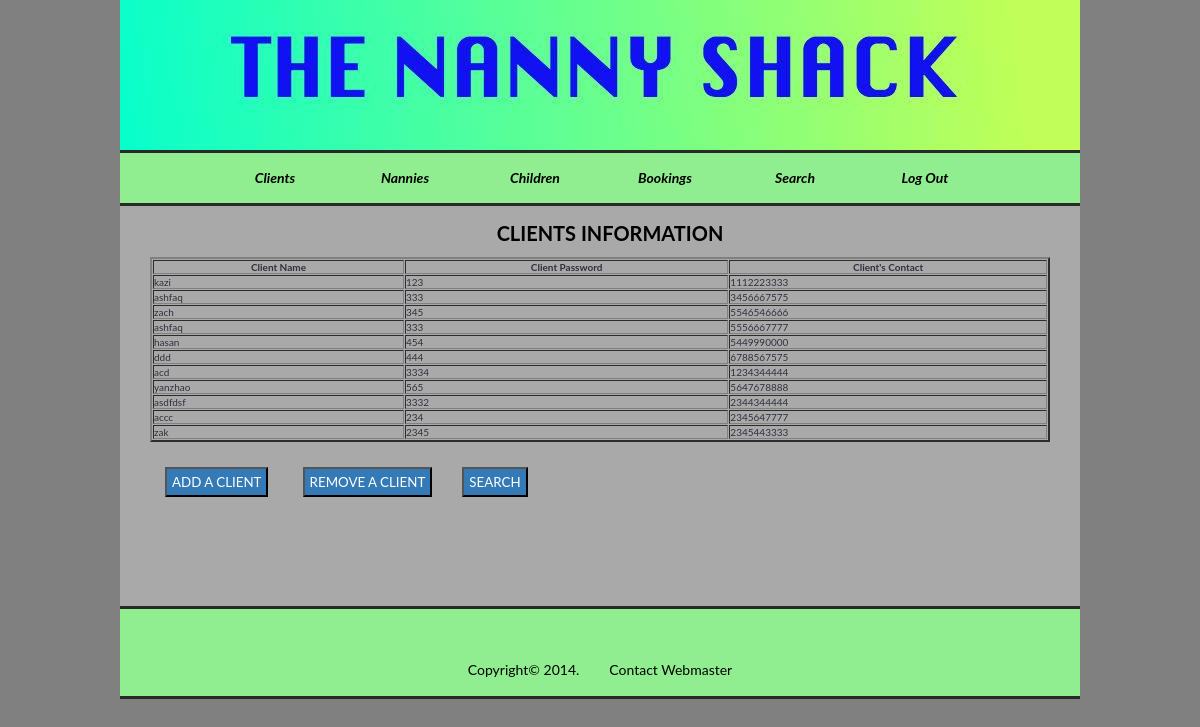
Page /TheNannyShack/clients.php on the committed database.
### tables this page shows
CREATE TABLE `username` (
  `ID` int(9) NOT NULL,
  `userName` varchar(40) NOT NULL,
  `password` varchar(40) NOT NULL,
  `contact` varchar(40) NOT NULL
);

### TheNannyShack/clients.php (the view, shortened to what this page needs)
<?php
$con = mysqli_connect("localhost", "root");
mysqli_select_db($con,"nanny_shack");
$sql = "SELECT * FROM username";
$result = mysqli_query($con,$sql);
?>
<!doctype html>
<html>
<head>
<link href="css/reset.css" rel="stylesheet" type="text/css">
<link href="css/styleGuide.css" rel="stylesheet" type="text/css">
</head>
<body>
<div id="container">
<div id="banner"></div>
<div class="navBar-wrap">
  <div class ="navBar">
    <ul>
      <li> <a href="clients.php" >Clients</a> </li>
      <li> <a href="nannies.php" >Nannies</a>
      </li>
      <li> <a href="childData.php" >Children</a> </li>
		 <li> <a href="seebookings.php" >Bookings</a> </li>
     <li> <a href="#" >Search</a>
			</li>
			<li> <a href="logout.php" >Log Out</a>
			</li>
    </ul>
  </div>
</div>
<div id="content">
  <h1 class="headingBrown">CLIENTS INFORMATION</h1><br>
 <table width = "900" border = "2" cellpadding = "1" cellspacing = "1" id = "clients">
 <tr>
 <th>Client Name</th>
  <th>Client Password</th>
    <th>Client's Contact</th>
  </tr>
  <?php
  while($client = mysqli_fetch_assoc($result)){
  echo  "<tr>";
  echo "<td>".$client['userName']."</td>";
  echo "<td>".$client['password']."</td>";
  echo "<td>".$client['contact']."</td>";
  echo  "</tr>";
  }
  ?>
  </table>
<p><a href="addAClient.php" ><button name="insert" id="button">ADD A CLIENT </button> </a>
<a href="deleteAClient.php"><button name="delete" id="button">REMOVE A CLIENT </button>
<a href="search.php" ><button name="search" id="button">SEARCH</button> </p>
</div>
<div id="footer">
  <p> Copyright&copy; 2014. <br>
  <a href="mailto:kazia1@educbe.ab.ca" class="a">Contact Webmaster</a> </p></div>
  </div>
</body>
</html>

### TheNannyShack/css/styleGuide.css (style rules this page uses)
body { background-color: grey; overflow:none; }
#container { width: 960px; margin-left: auto; margin-right: auto; font-family: Arial, Helvetica, sans-serif; font-size: 10px; background-color: darkgrey; }
#banner { background-image:url("../images/banner.jpg"); width: 960px; height: 150px; }
#button { margin-top: 10px; margin-bottom: 10px; color: #fff; background: #337ab6; padding : 5px; }
.navBar-wrap { height: 50px; border-top-style: solid; //border-top-height: 6px; border-top-color: #292929; background: lightgreen; text-align: center; }
.navBar { text-align: center; padding-left: 90px; width: 960px; }
.navBar li { color:#000000; list-style: none; font-family: Segoe, "Segoe UI", "DejaVu Sans", "Trebuchet MS", Verdana, sans-serif; }
.navBar li a { transition: all linear 0.15s; }
.navBar > ul > li { float: left; display: inline-block; position: relative; font-size: 18px; color: #000000; }
.navBar > ul > li > a { width: 100px; line-height: 20px; text-align: center; color: #000000; font-style: Italic; }
#content { width: 920px; padding-left: 30px; padding-right: 10px; border-top-style: solid; border-top-color: #292929; padding-top: 15px; padding-bottom: 20px; }
p { font-family: Arial, Helvetica, sans-serif; font-size: 16px; color:#000000; }
.headingBrown { color: #000000; text-align: center; }
#footer { background: lightgreen; width: 960px; border-bottom-style: solid; border-bottom-color: #292929; border-top: 3px; border-top-style: solid; border-top-color: #292929; text-align: center; padding-top: 5px; padding-bottom: 3px; font-size: 10px; margin-left: auto; margin-right: auto; color: #000000; }
a:link { font-family: Arial, Helvetica, sans-serif; font-size: 14px; color: #000000; }
#footer a:link { font-family: Arial, Helvetica, sans-serif; font-size: 14px; color: #000000; }
ul { font-style:normal; }
li { font-style: normal; font-size: 16px; font-family: Arial, Helvetica, sans-serif; color: #FFFFFF; font-weight: bold; text-decoration: blink; }
.a:link { font-size: 14px; color: #FFF1D3; }
div a { text-decoration: none; color: white; font-size: 20px; padding: 15px; display:inline-block; }
ul { display: inline; margin: 0; padding: 0; }
ul li { display: inline-block; }
* { font-family: 'Lato', Arial, Helvetica, sans-serif !important; color:#2E313F; }
html { overflow:none; }

### rows in the picture
username: userName "kazi", password "123", contact "1112223333"
username: userName "ashfaq", password "333", contact "3456667575"
username: userName "zach", password "345", contact "5546546666"
username: userName "ashfaq", password "333", contact "5556667777"
username: userName "hasan", password "454", contact "5449990000"
username: userName "ddd", password "444", contact "6788567575"
username: userName "acd", password "3334", contact "1234344444"
username: userName "yanzhao", password "565", contact "5647678888"
username: userName "asdfdsf", password "3332", contact "2344344444"
username: userName "accc", password "234", contact "2345647777"
username: userName "zak", password "2345", contact "2345443333"
